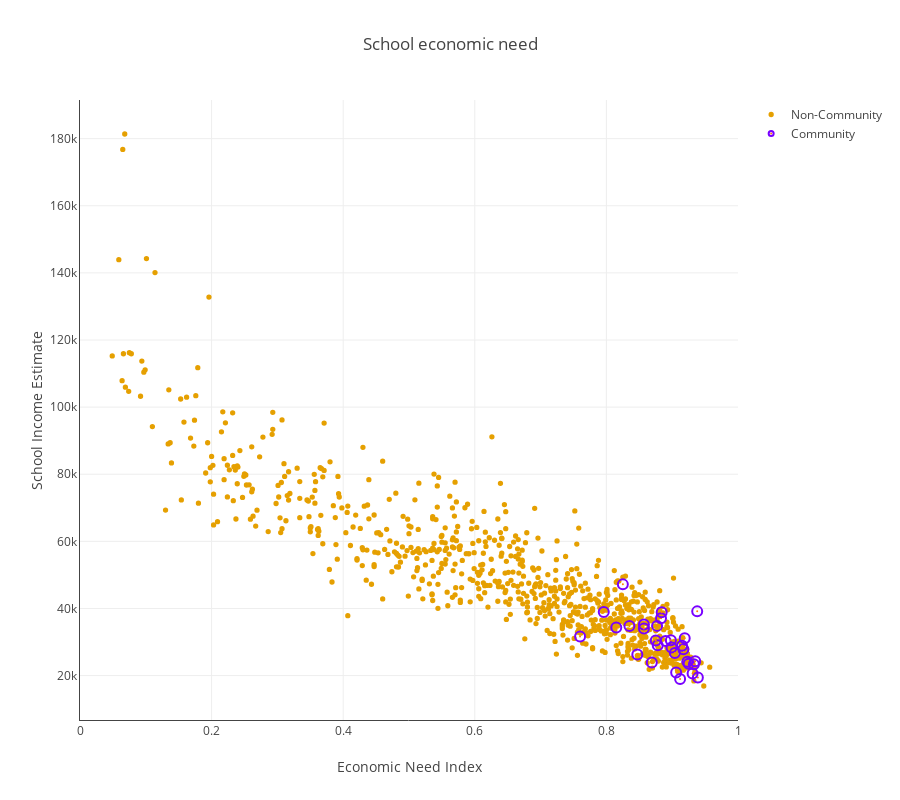

Write notebook code for a chart like this one.
### Markdown cell above
### School Income Estimate & Economic Need Index correlation

### Code cell
trace0 = go.Scatter(
    x=schl_df[schl_df['Community School?'] == 'No']['Economic Need Index'],
    y=schl_df[schl_df['Community School?'] == 'No']['School Income Estimate'],
    hovertext=schl_df[schl_df['Community School?'] == 'No']['School Name'],
    hoverlabel=dict(bgcolor="rgb(230,160,0)"),
    mode='markers',
    name='Non-Community',
    marker=dict(
        size=2.8,
        line=dict(
            width=2.5,
            color="rgb(230, 160, 0)"
        ),
        
    )
)
trace1 = go.Scatter(
    x=schl_df[schl_df['Community School?'] == 'Yes']['Economic Need Index'],
    y=schl_df[schl_df['Community School?'] == 'Yes']['School Income Estimate'],
    hovertext=schl_df[schl_df['Community School?'] == 'Yes']['School Name'],
    hoverlabel=dict(bgcolor="rgb(120, 0, 255)"),
    mode='markers',
    name='Community',
    marker=dict(
        size=2,
        line=dict(
            width=10,
            color="rgb(120, 0, 255)"
        ),
        
    )
)

data = [trace0, trace1]
layout = go.Layout(
      hovermode = 'closest',
      height=800,
      width=900,
      xaxis=dict(title='Economic Need Index', range=[0, 1], zeroline=False, showline=True),
      yaxis=dict(title='School Income Estimate', autorange=True, zeroline=False, showline=True),
      title=('School economic need'))
fig = go.Figure(data=data, layout=layout)
py.iplot(fig)

### Figure 1 — Plotly figure (JSON) as saved in the notebook; plotly's stock layout.template omitted (floating-point values rounded to 4 significant figures; data arrays with more than 128 entries replaced by an {"elided": "..."} marker saying what was removed)
{"data": [{"hoverlabel": {"bgcolor": "rgb(230,160,0)"}, "hovertext": {"elided": "1196 str values"}, "marker": {"line": {"color": "rgb(230, 160, 0)", "width": 2.5}, "size": 2.8}, "mode": "markers", "name": "Non-Community", "type": "scatter", "x": {"elided": "1196 float values"}, "y": {"elided": "1196 str values"}}, {"hoverlabel": {"bgcolor": "rgb(120, 0, 255)"}, "hovertext": ["P.S. 015 ROBERTO CLEMENTE", "P.S. 188 THE ISLAND SCHOOL", "ORCHARD COLLEGIATE ACADEMY", "P.S. 149 SOJOURNER TRUTH", "WADLEIGH SECONDARY SCHOOL FOR THE PERFORMING & VISUAL ARTS", "P.S. 050 VITO MARCANTONIO", "RENAISSANCE SCHOOL OF THE ARTS", "P.S. 123 MAHALIA JACKSON", "P.S. 154 HARRIET TUBMAN", "P.S. 194 COUNTEE CULLEN", "P.S. 132 JUAN PABLO DUARTE", "I.S. 528 BEA FULLER RODGERS SCHOOL", "P.S. 154 JONATHAN D. HYATT", "J.H.S. 162 LOLA RODRIGUEZ DE TIO", "J.H.S. 123 JAMES M. KIERAN", "BRONX STUDIO SCHOOL FOR WRITERS AND ARTISTS", "M.S. 301 PAUL L. DUNBAR", "URBAN INSTITUTE OF MATHEMATICS", "THE BRONX MATHEMATICS PREPARATORY SCHOOL", "THE HUNTS POINT SCHOOL", "J.H.S. 022 JORDAN L. MOTT", "P.S. 042 CLAREMONT", "P.S. 055 BENJAMIN FRANKLIN", "I.S. 117 JOSEPH H. WADE", "J.H.S. 145 ARTURO TOSCANINI", "I.S. 219 NEW VENTURE SCHOOL", "I.S. 313 SCHOOL OF LEADERSHIP DEVELOPMENT", "BRONX EARLY COLLEGE ACADEMY FOR TEACHING & LEARNING", "URBAN SCIENCE ACADEMY", "NEW MILLENNIUM BUSINESS ACADEMY MIDDLE SCHOOL", "I.S. 339", "J.H.S. 080 THE MOSHOLU PARKWAY", "P.S. 085 GREAT EXPECTATIONS", "THE BRONX SCHOOL OF YOUNG LEADERS", "ACADEMY FOR PERSONAL LEADERSHIP AND EXCELLENCE", "THE ANGELO PATRI MIDDLE SCHOOL", "P.S. 112 BRONXWOOD", "THE YOUNG SCHOLARS ACADEMY OF THE BRONX", "LEADERS OF TOMORROW", "P.S. 092 BRONX", "P.S. 211", "SCHOOL OF PERFORMING ARTS", "EAST BRONX ACADEMY FOR THE FUTURE", "FANNIE LOU HAMER MIDDLE SCHOOL", "ENTRADA ACADEMY", "URBAN SCHOLARS COMMUNITY SCHOOL", "P.S. 067 CHARLES A. DORSEY", "SATELLITE EAST MIDDLE SCHOOL", "J.H.S. 050 JOHN D. WELLS", "JUAN MOREL CAMPOS SECONDARY SCHOOL", "JOHN ERICSSON MIDDLE SCHOOL 126", "P.S. 335 GRANVILLE T. WOODS", "M.S. 584", "EBBETS FIELD MIDDLE SCHOOL", "P.S. 272 CURTIS ESTABROOK", "EAST FLATBUSH COMMUNITY RESEARCH SCHOOL", "P.S. 158 WARWICK", "P.S. 306 ETHAN ALLEN", "ESSENCE SCHOOL", "P.S. 328 PHYLLIS WHEATLEY", "ACADEMY FOR YOUNG WRITERS", "SPRING CREEK COMMUNITY SCHOOL", "BROOKLYN GARDENS ELEMENTARY SCHOOL", "I.S. 096 SETH LOW", "P.S. 156 WAVERLY", "P.S. 165 IDA POSNER", "THE GREGORY JOCKO JACKSON SCHOOL OF SPORTS, ART, AND TECHNOLOGY", "P.S. 298 DR. BETTY SHABAZZ", "P.S./M.S 042 R. VERNAM", "M.S. 053 BRIAN PICCOLO", "P.S. 197 THE OCEAN SCHOOL", "J.H.S. 008 RICHARD S. GROSSLEY", "P.S. 111 JACOB BLACKWELL", "P.S. 78", "J.H.S. 291 ROLAND HAYES", "I.S. 349 MATH, SCIENCE & TECH."], "marker": {"line": {"color": "rgb(120, 0, 255)", "width": 10}, "size": 2}, "mode": "markers", "name": "Community", "type": "scatter", "x": [0.919, 0.917, 0.832, 0.883, 0.791, 0.89, 0.865, 0.835, 0.899, 0.898, 0.857, 0.867, 0.912, 0.906, 0.876, 0.853, 0.823, 0.56, 0.818, 0.876, 0.877, 0.935, 0.939, 0.9, 0.888, 0.929, 0.881, 0.819, 0.891, 0.938, 0.913, 0.827, 0.925, 0.894, 0.886, 0.911, 0.904, 0.731, 0.771, 0.923, 0.869, 0.87, 0.853, 0.843, 0.868, 0.915, 0.938, 0.856, 0.822, 0.868, 0.777, 0.878, 0.885, 0.786, 0.796, 0.7, 0.877, 0.875, 0.783, 0.931, 0.705, 0.777, 0.943, 0.73, 0.857, 0.815, 0.906, 0.933, 0.825, 0.738, 0.76, 0.694, 0.847, 0.884, 0.839, 0.863], "y": ["$31,141.72 ", "$27,881.59 ", null, "$37,110.83 ", null, "$30,295.44 ", null, "$34,752.53 ", "$28,358.99 ", "$30,519.96 ", "$35,210.09 ", null, "$18,984.33 ", null, null, null, null, null, null, null, null, "$24,249.23 ", "$19,445.65 ", null, null, null, null, null, null, null, null, null, "$23,548.89 ", null, null, null, "$26,709.85 ", null, null, "$24,153.23 ", "$23,881.24 ", null, null, null, null, "$28,867.61 ", "$39,140.78 ", null, null, null, null, "$29,071.60 ", null, null, "$38,950.84 ", null, "$34,815.04 ", "$30,491.71 ", null, "$20,613.17 ", null, null, null, null, "$34,013.33 ", "$34,324.41 ", "$20,931.74 ", "$23,414.77 ", "$47,183.73 ", null, "$31,666.48 ", null, "$26,289.11 ", "$38,859.51 ", null, null]}], "layout": {"height": 800, "hovermode": "closest", "title": "School economic need", "width": 900, "xaxis": {"range": [0, 1], "showline": true, "title": "Economic Need Index", "zeroline": false}, "yaxis": {"autorange": true, "showline": true, "title": "School Income Estimate", "zeroline": false}}}
